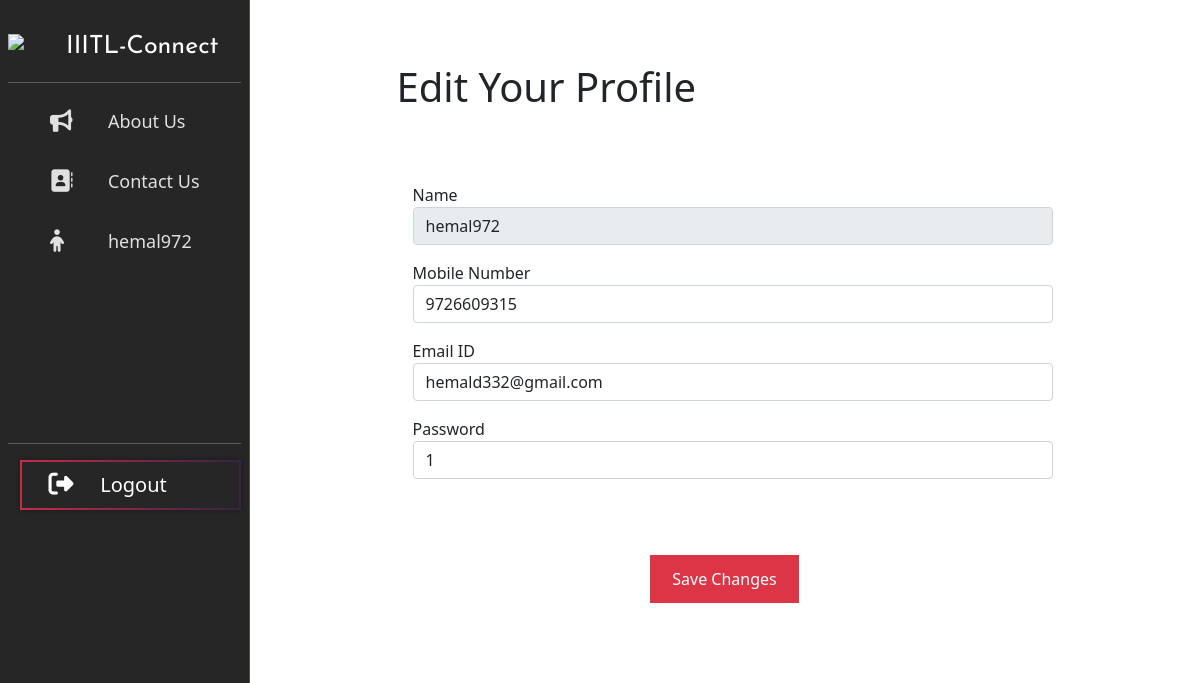
Screenshot of /profile/ (signed in) with the database file from the repository.
### accounts/models.py (models this page shows)
class Accounts(models.Model):
    user_name = models.CharField(max_length=25, primary_key=True)
    email = models.EmailField(unique=True)
    phone_num = models.BigIntegerField()
    password = models.CharField(max_length=25)

### accounts/views.py (the view)
# urls.py: path('profile/', views.profile, name='profile'),
def profile(request):
    if request.method == 'POST':
        account = Accounts.objects.get(user_name=request.session['uid'])
        account_form = Accountforms(request.POST, instance=account)
        if account_form.is_valid():
            account_form.save()
    account = Accounts.objects.filter(user_name=request.session['uid'])
    context = {'account': account[0], 'username': request.session['uid']}
    return render(request, 'accounts/profile.html', context)

### templates/accounts/profile.html (shortened to what this page needs)
{% extends 'common/base_navbar.html' %}
{% load static %}
{% block content %}
<div class="container rounded bg-white mt-5 mb-5">
    <h1>Edit Your Profile</h1>
    <div class="row"><br /><br /><br />
        <div class="col-md-5 border-right">
            <div class="p-3 py-5">
                <form method="POST" action="{% url 'profile' %}">
                    <div class="row mt-3">
                        <div class="col-md-12"><label class="labels">Name</label><input style="width:40rem;" type="text"
                                class="form-control" value={{account.user_name}} name="user_name" readonly></div>
                    </div>
                    <div class="row mt-3">
                        <div class="col-md-12"><label class="labels">Mobile Number</label><input style="width:40rem;"
                                type="text" class="form-control" value={{account.phone_num}} name="phone_num"></div>
                    </div>
                    <div class="row mt-3">
                        <div class="col-md-12"><label class="labels">Email ID</label><input style="width:40rem;"
                                type="text" class="form-control" value={{account.email}} name="email"></div>
                    </div>
                    <div class="row mt-3">
                        <div class="col-md-12"><label class="labels">Password</label><input style="width:40rem;"
                                type="text" class="form-control" value={{account.password}} name="password"></div>
                    </div>
                    <br />
                    <div style="width:39rem;" class="mt-5 text-center"><button class="button button1" type="submit">Save
                            Changes</button></div>
                </form>
            </div>
        </div>
    </div>
</div>
{% endblock %}

### templates/common/base_navbar.html (shortened to what this page needs)
<!doctype html>
<head>
  <link href="https://cdn.jsdelivr.net/npm/bootstrap@5.0.2/dist/css/bootstrap.min.css" rel="stylesheet"
>
</head>
<body>
  <div id="wrapper">
    <div id="sidebar-wrapper"  style="width:250px;">
      <div class="d-flex flex-column flex-shrink-0 p-2 text-white" style="width:100%;">
        <a href="/" class="d-flex align-items-center mb-2 mb-md-0 me-md-auto text-white text-decoration-none"
          style="margin-top:20px;;font-size:25px;font-family: 'Josefin Sans', sans-serif;">
          <img src="https://i.ibb.co/Km4jNLJ/logo.png" style="margin-bottom: 10px;width:50px; margin-right:8px;">
            IIITL-Connect
        </a>
        <hr>
        <ul class="sidebar-nav flex-column mb-auto">
          <li>
            <a href="{% url 'about' %}">
              <i class="w-25 fas fa-bullhorn fa-lg me-3" aria-hidden="true"></i>
              About Us
            </a>
          </li>
          <li>
            <a href="{% url 'contact' %}">
              <i class="w-25 fas fa-address-book fa-lg me-3" aria-hidden="true"></i>
              Contact Us
            </a>
          </li>
          <li>
            <a href="{% url 'profile' %}">
              <i class="w-25 fas fa-child fa-lg me-3" aria-hidden="true"></i>
              {{username}}
            </a>
          </li>
        </ul>
        <br/><br/><br/><br/><br/><br/>
        <hr>
        <div>
          <ul>
            <a href="{% url 'logout' %}" class=" btn btn-lg  btn-block text-white d-grid d-flex align-items-center mb-2" style="margin-left:-10%;border:2px solid whitesmoke; box-shadow: 0 0 5px black;border-image: linear-gradient(to right, #c31432, #240b36) 1;  ">
              <i class="w-25 fas fa-sign-out-alt fa-lg me-3" aria-hidden="true"></i>
              Logout
            </a>
          </ul>
        </div>
      </div>
    </div>
    <div id="content-wrapper">
      <div class="container-fluid">
        <div class="row">
          <div class="col-lg-12">
            <div class="row mx-auto">
              <div class="container-fluid">
  <div class="row">
    <div class="col d-flex justify-content-center" id="cards">
      <div class="row mx-auto">
        {% block content %}
    {% endblock %}
            </div>
          </div>
        </div>
      </div>
    </div>
  </div>
  </div>
</body>

### templates/common/base_navbar.html (style rules this page uses)
#sidebar-wrapper { background-color: #0f0f0f; z-index: 1; position: fixed; width: 280px; height: 100%; overflow-y: auto; opacity: 0.9; border-right: 1px solid #3d3d29; }
#content-wrapper { width: 100%; position: absolute; padding: 15px; padding-left: 280px; }
.sidebar-nav { padding: 2px; list-style: none; }
.sidebar-nav li { text-indent: 20px; line-height: 40px; margin-bottom: 20px; }
.sidebar-nav li a { display: block; text-decoration: none; color: #ddd; font-size: large; }

### templates/accounts/profile.html (style rules this page uses)
body { background: white; }
.button { background-color: #4CAF50; border: none; color: white; padding: 10px 20px; text-align: center; text-decoration: none; display: inline-block; font-size: 16px; margin: 4px 2px; transition-duration: 0.4s; cursor: pointer; }
.button1 { background-color: #dc3545; color: white; border: 2px solid #dc3545; }
.labels { font-size: 16px }

### rows the page displays
Accounts: user_name "hemal972", phone_num "9726609315", email "hemald332@gmail.com", password "1"
